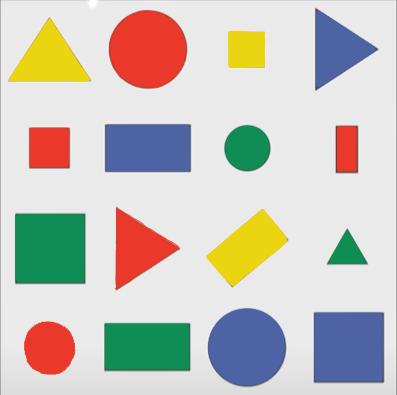
#> input picture ITER-1 LearningOpenCV/resources/Shape2.png, 397 x 395 px
$ python ocvlearn5.py
#> lines starting #> are read from the running program, lines starting #| are printed output that depends on the picture; after the words box and inside, x2 and y2 are one past the last pixel; in counts of white or black regions, pixels touching at a corner belong together
import cv2
import numpy as np


def getcontours(img):
    contours, hierarchy = cv2.findContours(img, cv2.RETR_EXTERNAL, cv2.CHAIN_APPROX_NONE)
    for cnt in contours:
        area = cv2.contourArea(cnt)
        print(area)
        cv2.drawContours(imgcopy, cnt, -1, (80, 80, 80), 3)
        if area > 500:
            perimeter = cv2.arcLength(cnt, True)
            print(perimeter)
            approx = cv2.approxPolyDP(cnt, 0.02 * perimeter, True)
            print(len(approx))
            objcor = len(approx)
            x, y, w, h = cv2.boundingRect(approx)
            if objcor == 3:
                objtype = "TTT"
            elif objcor == 4:
                ratio = w / float(h)
                if ratio > 0.95 and ratio < 1.05:
                    objtype = "SQ"
                else:
                    objtype = "RET"
            else:
                objtype = "CIR"
            cv2.rectangle(imgcopy, (x, y), (x + w, y + h), (0, 255, 0), 2)
            cv2.putText(imgcopy, objtype,
                        (x + (w // 2) - 10, y + (h // 2) - 10), cv2.FONT_HERSHEY_COMPLEX_SMALL, 0.8, (0, 0, 0), 2)


img1 = cv2.imread('resources/Shape2.png')
#> img1 is the input picture: shape (395, 397, 3); mean B, G, R 189.3, 196.5, 200.2
img = cv2.resize(img1, (500, 500))
imgcopy = img.copy()
imggrey = cv2.cvtColor(img, cv2.COLOR_BGR2GRAY)
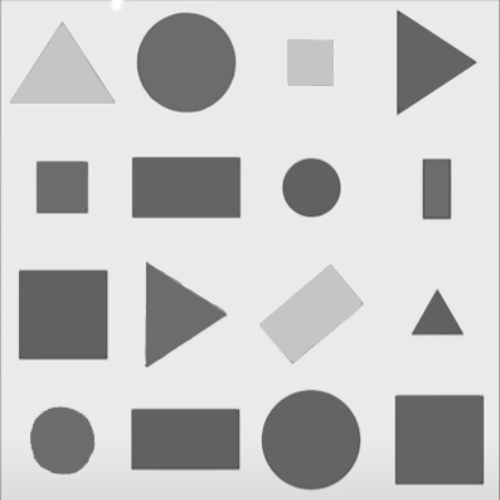
#> imggrey: shape (500, 500); min 71, max 255, mean 196.8
imgblur = cv2.GaussianBlur(imggrey, (7, 7), 1)
imgcanny = cv2.Canny(imgblur, 80, 80)
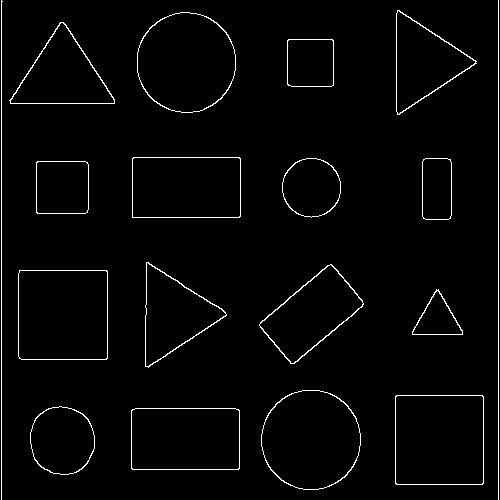
#> imgcanny: shape (500, 500); 2.3% white in thin lines or dots
getcontours(imgcanny)
#> in getcontours, `contours, hierarchy = cv2.findContours(img, cv2.RETR_EXTERNAL, cv2.CHA..`: contours = 18 contours, 2 with area under 20; largest, box (x1, y1, x2, y2) and area: (18, 270, 108, 360) 7914, (395, 395, 484, 485) 7830, (137, 12, 236, 113) 7770, (261, 390, 361, 490) 7768, (131, 408, 240, 470) 6579
#> the loop in getcontours, `for cnt in contours:` made 18 passes
#> (area, perimeter, approx, objcor, x, y, w, h) on passes 1, 3, 6, 7, 9, 10, 12, 13: (6579, 334.5, [[131, 410], [132, 469], [239, 468], [238, 409]], 4, 131, 409, 109, 61), (7830, 351.7, [[396, 395], [395, 483], [482, 484], [483, 396]], 4, 395, 395, 89, 90), (7913.5, 353.1, [[19, 270], [19, 358], [106, 359], [107, 271]], 4, 19, 270, 89, 90), (5081, 300.6, [[331, 264], [259, 324], [290, 363], [363, 304]], 4, 259, 264, 105, 100), (2694, 204.5, [[37, 161], [36, 212], [87, 212], [87, 162]], 4, 36, 161, 52, 52), (1750, 175.3, [[425, 158], [422, 216], [448, 219], [450, 159]], 4, 422, 158, 29, 62), (6478.5, 334.2, [[132, 158], [132, 217], [240, 216], [239, 157]], 4, 132, 157, 109, 61), (2155.5, 183.1, [[288, 39], [287, 84], [333, 85], [333, 40]], 4, 287, 39, 47, 47)
#> (area, perimeter, approx, objcor, x, y, w, h) on passes 5, 8, 14, 16: (1234, 162.7, [[436, 289], [412, 334], [462, 334]], 3, 412, 289, 51, 46), (4439.5, 311.3, [[146, 262], [148, 367], [226, 314]], 3, 146, 262, 81, 106), (4553.5, 311.7, [[9, 100], [114, 103], [63, 22]], 3, 9, 22, 106, 82), (4360, 307.9, [[397, 10], [399, 114], [476, 61]], 3, 397, 10, 80, 105)
#> (printed output is left out)
#> after the loop in getcontours, `for cnt in contours:`:
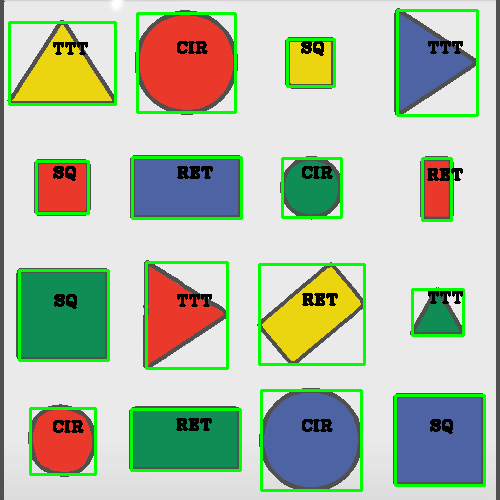
#> imgcopy: shape (500, 500, 3); mean B, G, R 170.1, 191.1, 178.7

# [4 lines of commented-out code are left out]
imghori2 = np.hstack((img, imgcopy))
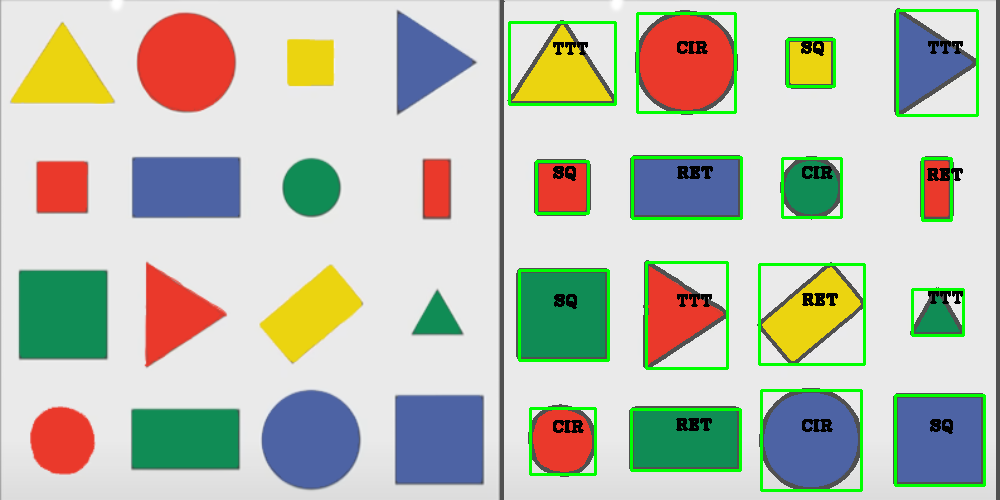
#> imghori2: shape (500, 1000, 3); mean B, G, R 179.7, 193.8, 189.4
imghori = np.hstack((imggrey, imgblur, imgcanny))
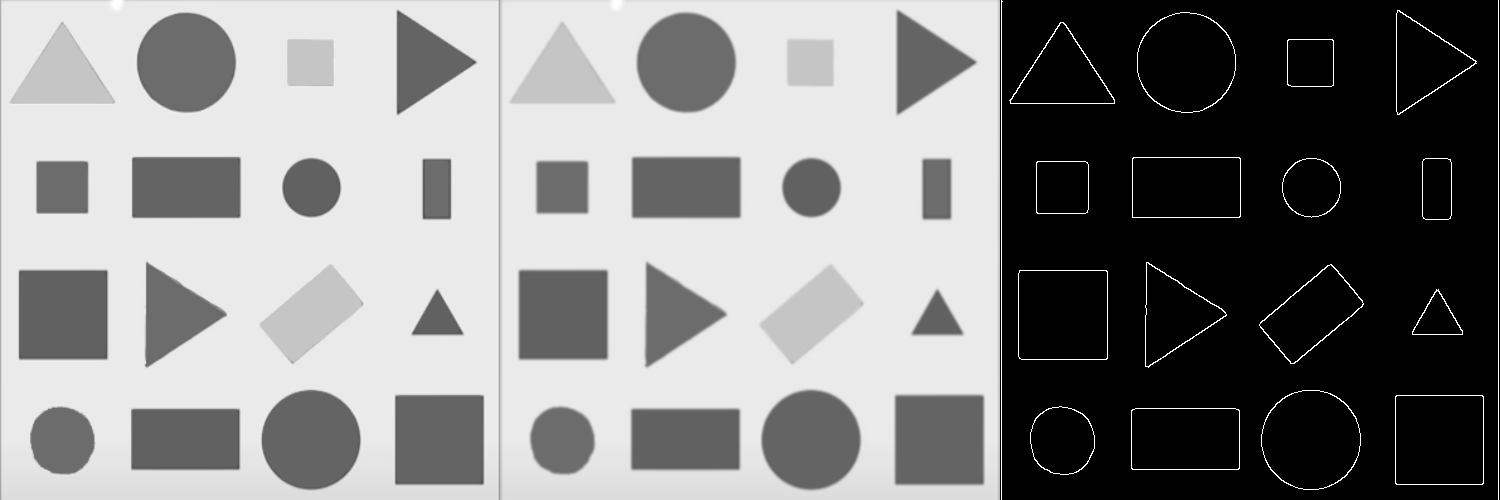
#> imghori: shape (500, 1500); min 0, max 255, mean 133.2
cv2.imshow("ALL Together", imghori)
cv2.imshow("ALL color Together", imghori2)
cv2.waitKey(0)
